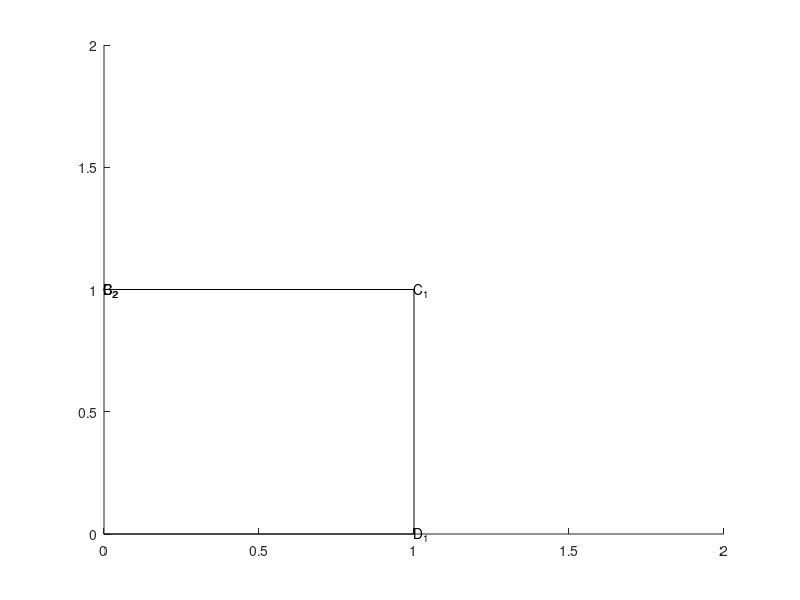

This chart was generated by the following MATLAB code:
figure

%[-1,0,1,1]
%[0,-1,0,1]
R_1 = [-1,0,1,1];
R_2 = [0,-1,0,1];

rectangle('Position',[R_1(1),R_1(2),R_1(3)-R_1(1),R_1(4)-R_1(2)]);
rectangle('Position',[R_2(1),R_2(2),R_2(3)-R_2(1),R_2(4)-R_2(2)]);
axis([0 2 0 2]);

text(R_1(1),R_1(2),'A_1');
text(R_1(1),R_1(4),'B_1');
text(R_1(3),R_1(4),'C_1');
text(R_1(3),R_1(2),'D_1');

text(R_2(1),R_2(2),'A_2');
text(R_2(1),R_2(4),'B_2');
text(R_2(3),R_2(4),'C_2');
text(R_2(3),R_2(2),'D_2');